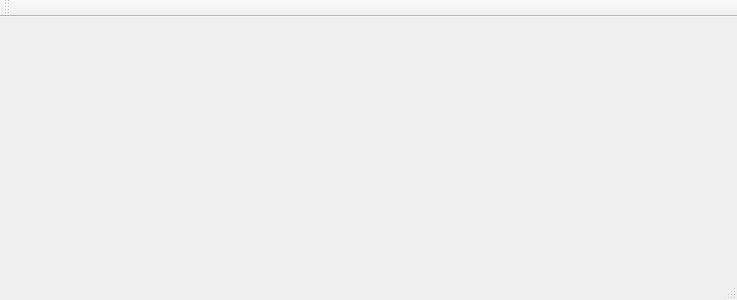
<?xml version="1.0" encoding="UTF-8"?>
<ui version="4.0">
 <class>BLCoreMainWindow</class>
 <widget class="QMainWindow" name="BLCoreMainWindow">
  <property name="geometry">
   <rect>
    <x>0</x>
    <y>0</y>
    <width>737</width>
    <height>300</height>
   </rect>
  </property>
  <property name="windowTitle">
   <string>BLCoreMainWindow</string>
  </property>
  <widget class="QWidget" name="centralWidget"/>
  <widget class="QMenuBar" name="menuBar">
   <property name="geometry">
    <rect>
     <x>0</x>
     <y>0</y>
     <width>737</width>
     <height>29</height>
    </rect>
   </property>
  </widget>
  <widget class="QToolBar" name="mainToolBar">
   <property name="enabled">
    <bool>true</bool>
   </property>
   <attribute name="toolBarArea">
    <enum>TopToolBarArea</enum>
   </attribute>
   <attribute name="toolBarBreak">
    <bool>false</bool>
   </attribute>
  </widget>
  <widget class="QStatusBar" name="statusBar"/>
 </widget>
 <layoutdefault spacing="6" margin="11"/>
 <resources/>
 <connections/>
</ui>
